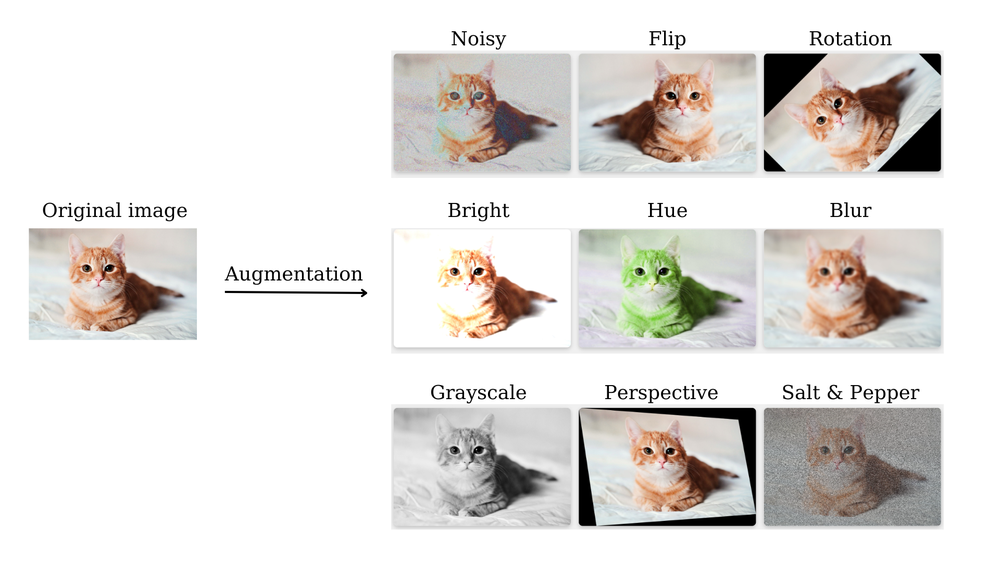
#> input picture Example.png, 1000 x 562 px, shrunk from 1920 x 1080 before the run
$ python -i app.py   (imports and definitions only)
#> lines starting #> are read from the running program, lines starting #| are printed output that depends on the picture; after the words box and inside, x2 and y2 are one past the last pixel; in counts of white or black regions, pixels touching at a corner belong together
#> in augment_and_save_images, image is the input picture: PIL image 1000x562 RGBA; mean R, G, B, A 226.3, 223.5, 220.6, 255
import os
import numpy as np
from PIL import Image, ImageEnhance, ImageFilter
import cv2
from flask import Flask, render_template, request, redirect, url_for

# [1 line not run here, left out]
# [1 line that did not run here, left out]
# [1 line that did not run here, left out]

# [2 lines not run here, left out]

def add_gaussian_noise(image, mean=0, std=25):
#> called with mean = 0, std = 25
    gaussian_noise = np.random.normal(mean, std, image.shape).astype('uint8')
    noisy_image = np.clip(image + gaussian_noise, 0, 255)
    return noisy_image

def flip_image(image):
    return image.transpose(Image.FLIP_LEFT_RIGHT)

def rotate_image(image, angle):
#> called with angle = 45
    return image.rotate(angle)
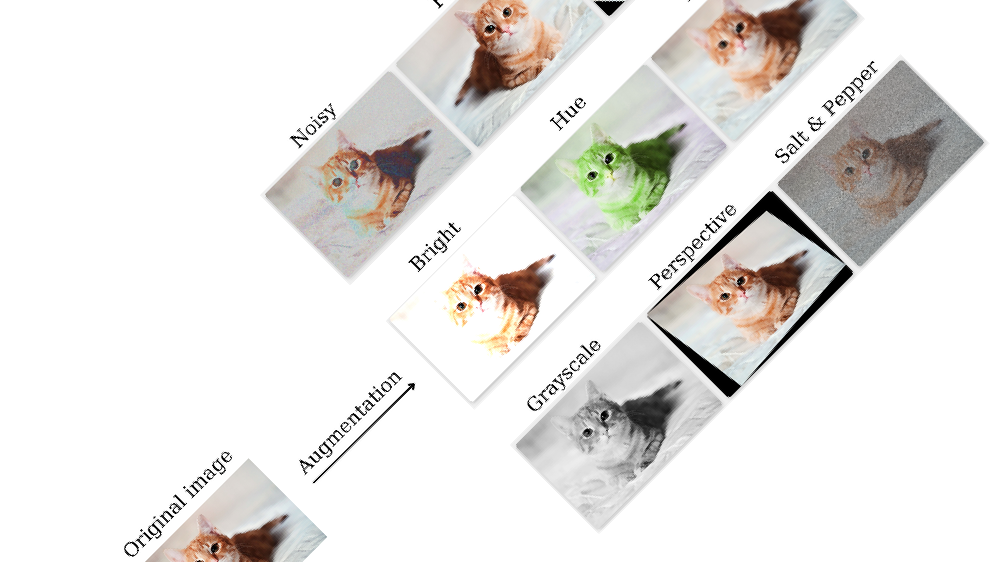
#> returned value: PIL image 1000x562 RGBA; mean R, G, B, A 162.5, 160.6, 158.2, 185.8; transparent parts drawn white

def adjust_brightness(image, factor):
#> called with factor = 1.5
    enhancer = ImageEnhance.Brightness(image)
    return enhancer.enhance(factor)

def adjust_hue(image, hue_factor):
#> called with hue_factor = 50
    hsv_image = image.convert('HSV')
#> hsv_image: PIL image 1000x562 HSV; mean H, S, V 19.3, 11.5, 227.4
    h, s, v = hsv_image.split()
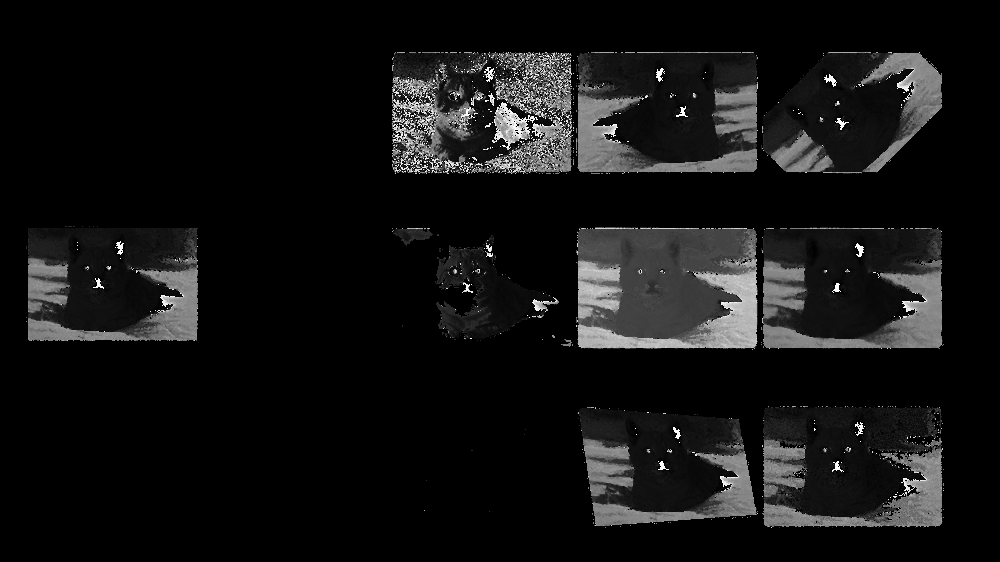
#> h: PIL image 1000x562 L; min 0, max 254, mean 19.3
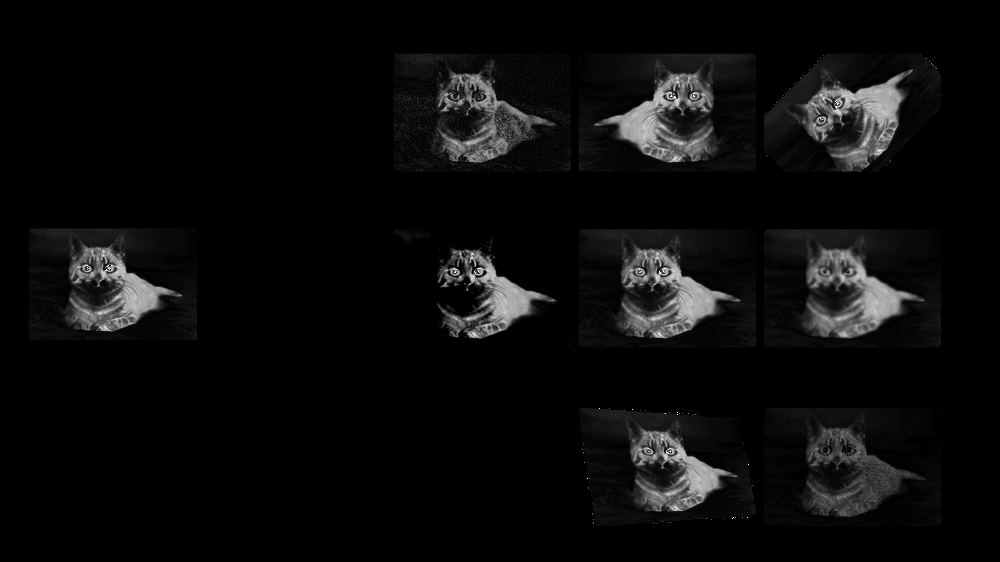
#> s: PIL image 1000x562 L; min 0, max 255, mean 11.5

    np_h = np.array(h)
    np_h = (np_h + hue_factor) % 256
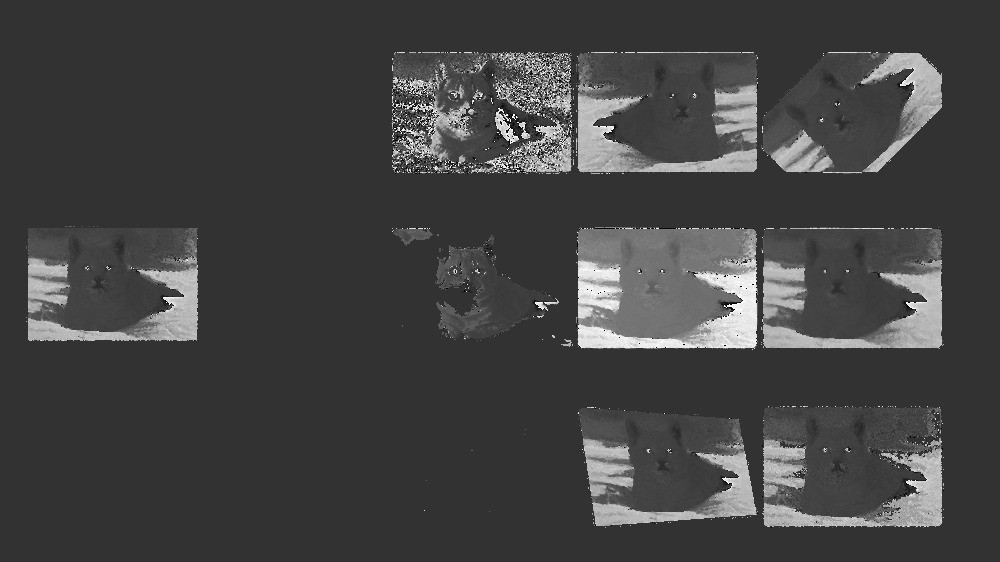
#> np_h: shape (562, 1000) int16; min 0, max 255, mean 67.1
    h = Image.fromarray(np_h.astype('uint8'))

    hsv_image = Image.merge('HSV', (h, s, v))
#> hsv_image: PIL image 1000x562 HSV; mean H, S, V 67.1, 11.5, 227.4
    return hsv_image.convert('RGB')
#> returned value: PIL image 1000x562 RGB

def apply_gaussian_blur(image, radius):
#> called with radius = 10
    return image.filter(ImageFilter.GaussianBlur(radius))
#> returned value: PIL image 1000x562 RGBA

def convert_to_grayscale(image):
    return image.convert('L').convert('RGB')
#> returned value: PIL image 1000x562 RGB

def apply_perspective_transformation(image):
    width, height = image.size
#> width = 1000; height = 562
    src_points = np.float32([[0, 0], [width, 0], [0, height], [width, height]])
    dst_points = np.float32([[0, 0], [width * 0.9, height * 0.1], [width * 0.1, height], [width, height * 0.9]])
    matrix = cv2.getPerspectiveTransform(src_points, dst_points)
    transformed_image = cv2.warpPerspective(np.array(image), matrix, (width, height))
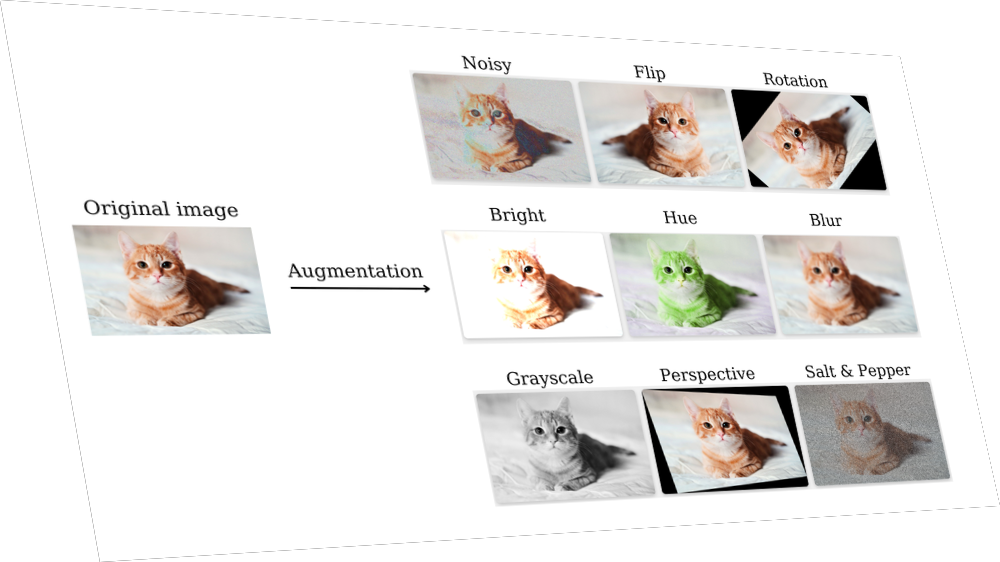
#> transformed_image: shape (562, 1000, 4); mean R, G, B, A 185.7, 183.7, 181.6, 206.6; transparent parts drawn white
    return Image.fromarray(transformed_image.astype(np.uint8))

def add_salt_and_pepper_noise(image, salt_prob=0.15, pepper_prob=0.15):
#> called with salt_prob = 0.15, pepper_prob = 0.15
    noisy_image = np.array(image)
    total_pixels = noisy_image.size
#> total_pixels = 2248000
    num_salt = int(total_pixels * salt_prob)
#> num_salt = 337200
    num_pepper = int(total_pixels * pepper_prob)
#> num_pepper = 337200
    coords = [np.random.randint(0, i - 1, num_salt) for i in noisy_image.shape]
    noisy_image[coords[0], coords[1]] = 255
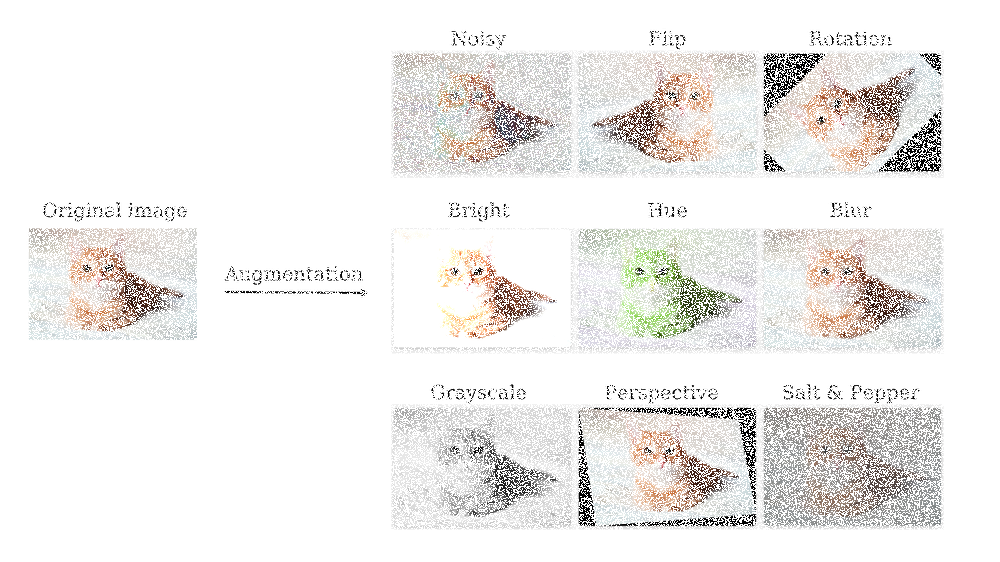
#> noisy_image: shape (562, 1000, 4); 18.27% of pixels changed, all inside (x1, y1, x2, y2) = (26, 29, 944, 530)
    coords = [np.random.randint(0, i - 1, num_pepper) for i in noisy_image.shape]
    noisy_image[coords[0], coords[1]] = 0
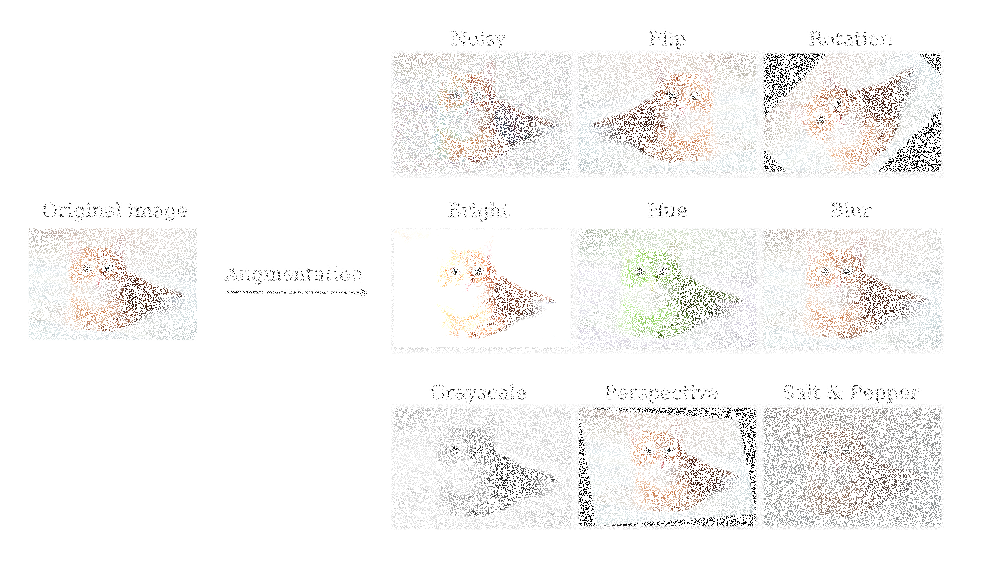
#> noisy_image: shape (562, 1000, 4); mean R, G, B, A 131.3, 130.5, 129.6, 139.9; transparent parts drawn white
    return Image.fromarray(noisy_image.astype(np.uint8))

def augment_and_save_images(image_path):
    image = Image.open(image_path)

    noisy_image = add_gaussian_noise(np.array(image))
    flipped_image = flip_image(image)
    rotated_image = rotate_image(image, 45)
    bright_image = adjust_brightness(image, 1.5)
    hue_image = adjust_hue(image, 50)
    blurred_image = apply_gaussian_blur(image, radius=10)
    grayscale_image = convert_to_grayscale(image)
    perspective_transformation_image = apply_perspective_transformation(image)
    salt_and_pepper_image = add_salt_and_pepper_noise(image)

    # Save augmented images
#> (the run stopped early here; a loop or call above may not have finished)

$ run again, on web_deploy.png
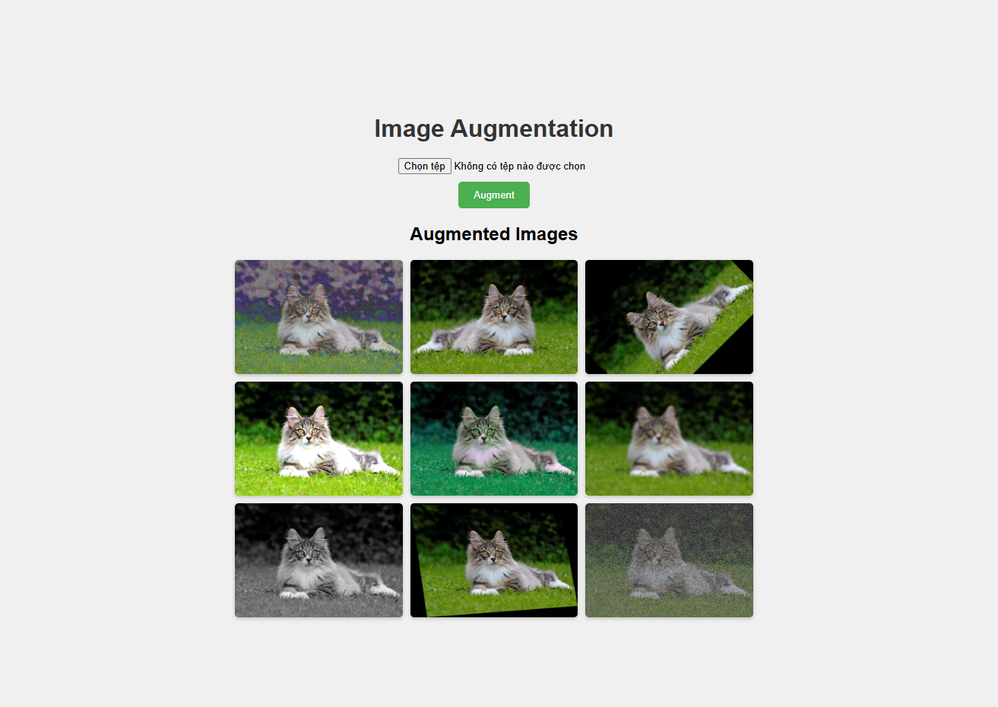
#> input picture web_deploy.png, 998 x 707 px, shrunk from 1313 x 930 before the run
#> in augment_and_save_images, image is the input picture: PIL image 998x707 RGBA; mean R, G, B, A 198.2, 202, 194.9, 255
#> in adjust_hue, `np_h = (np_h + hue_factor) % 256`:
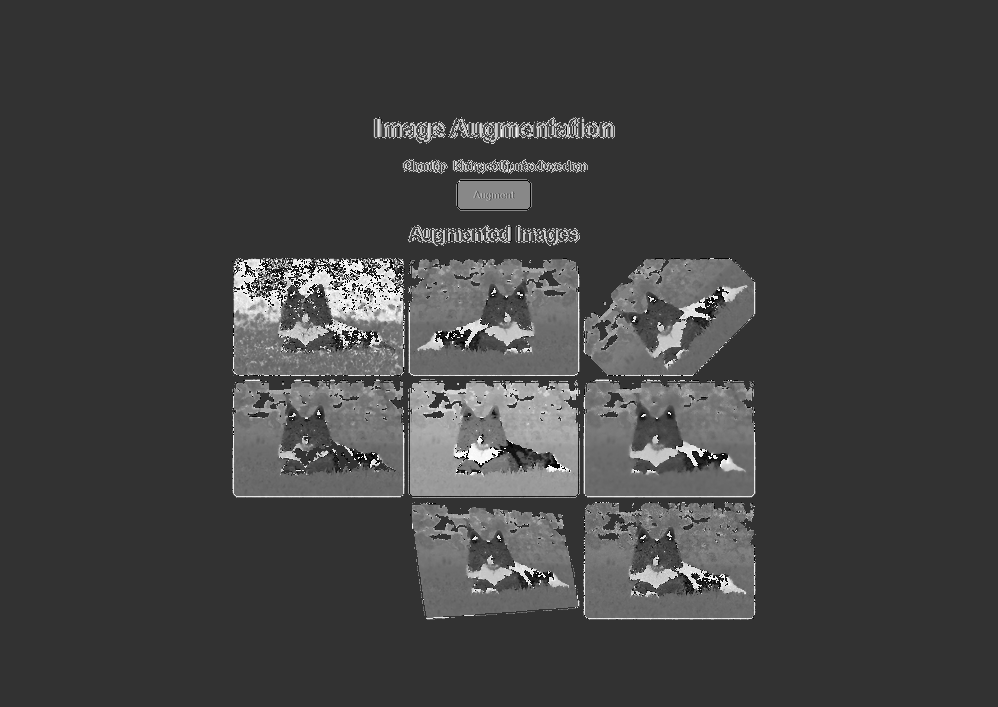
#> np_h: shape (707, 998) int16; min 0, max 255, mean 66.1
#> in add_salt_and_pepper_noise, `noisy_image[coords[0], coords[1]] = 0`:
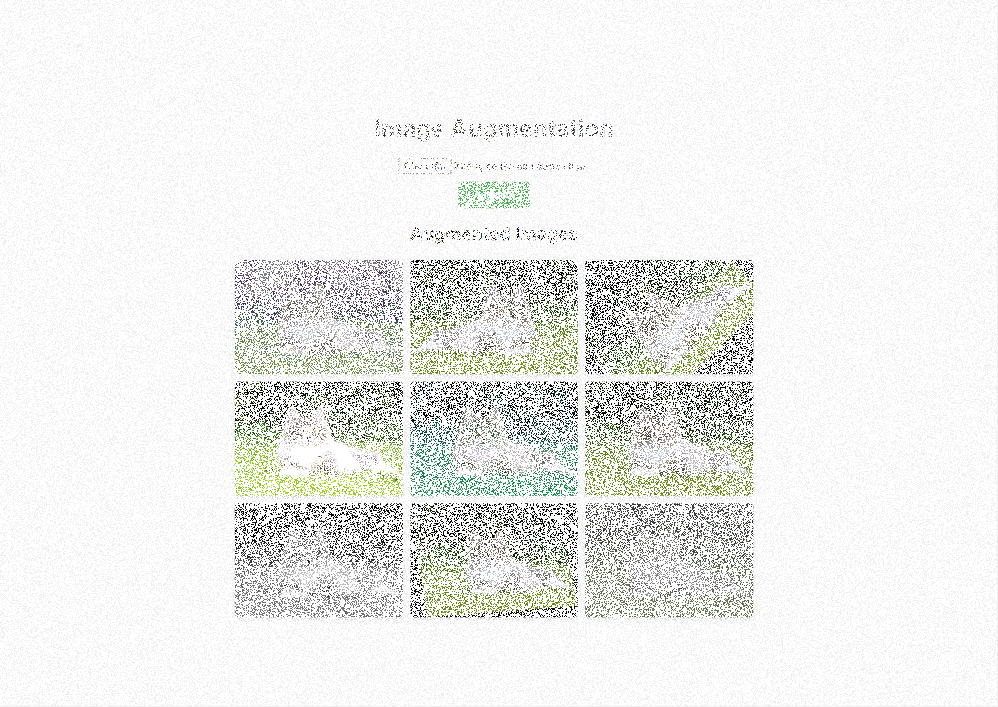
#> noisy_image: shape (707, 998, 4); mean R, G, B, A 123, 124.1, 122, 140; transparent parts drawn white
